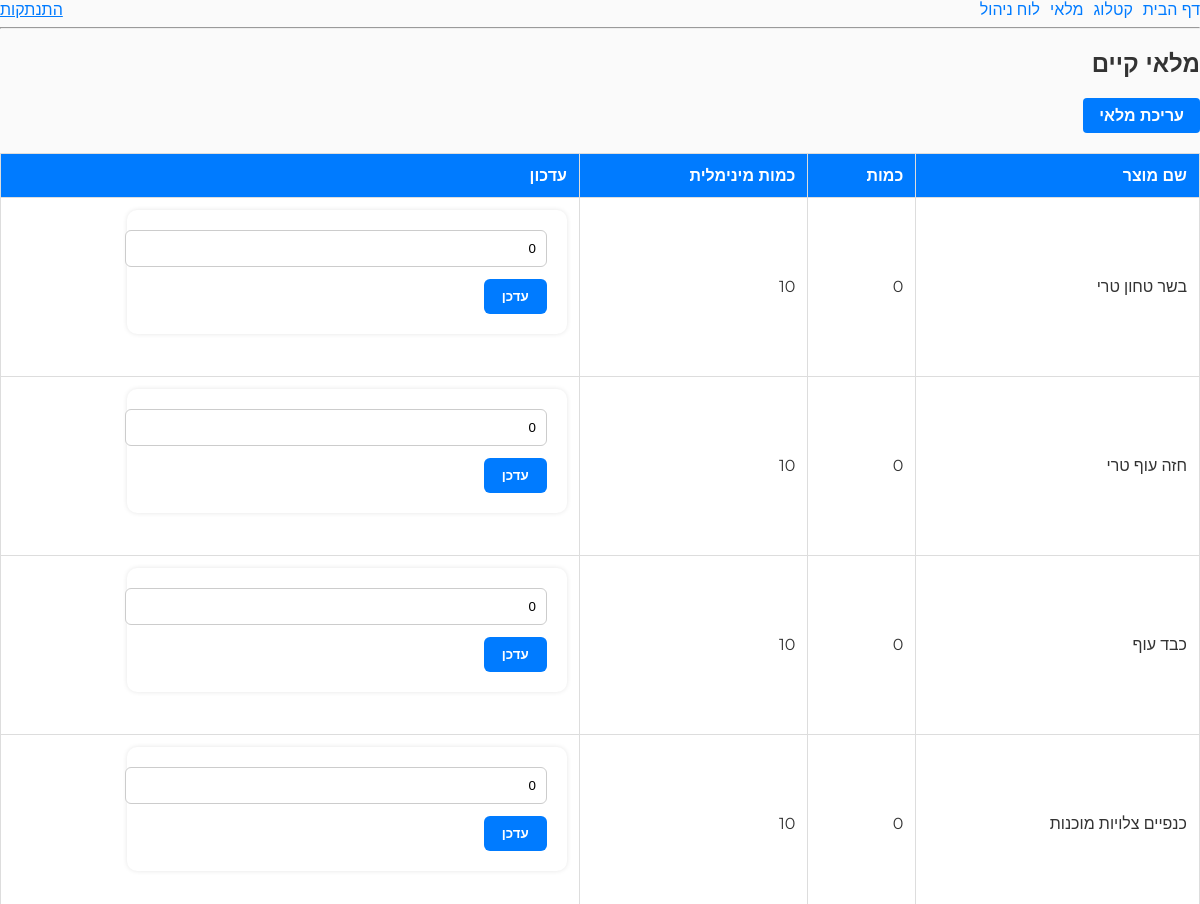
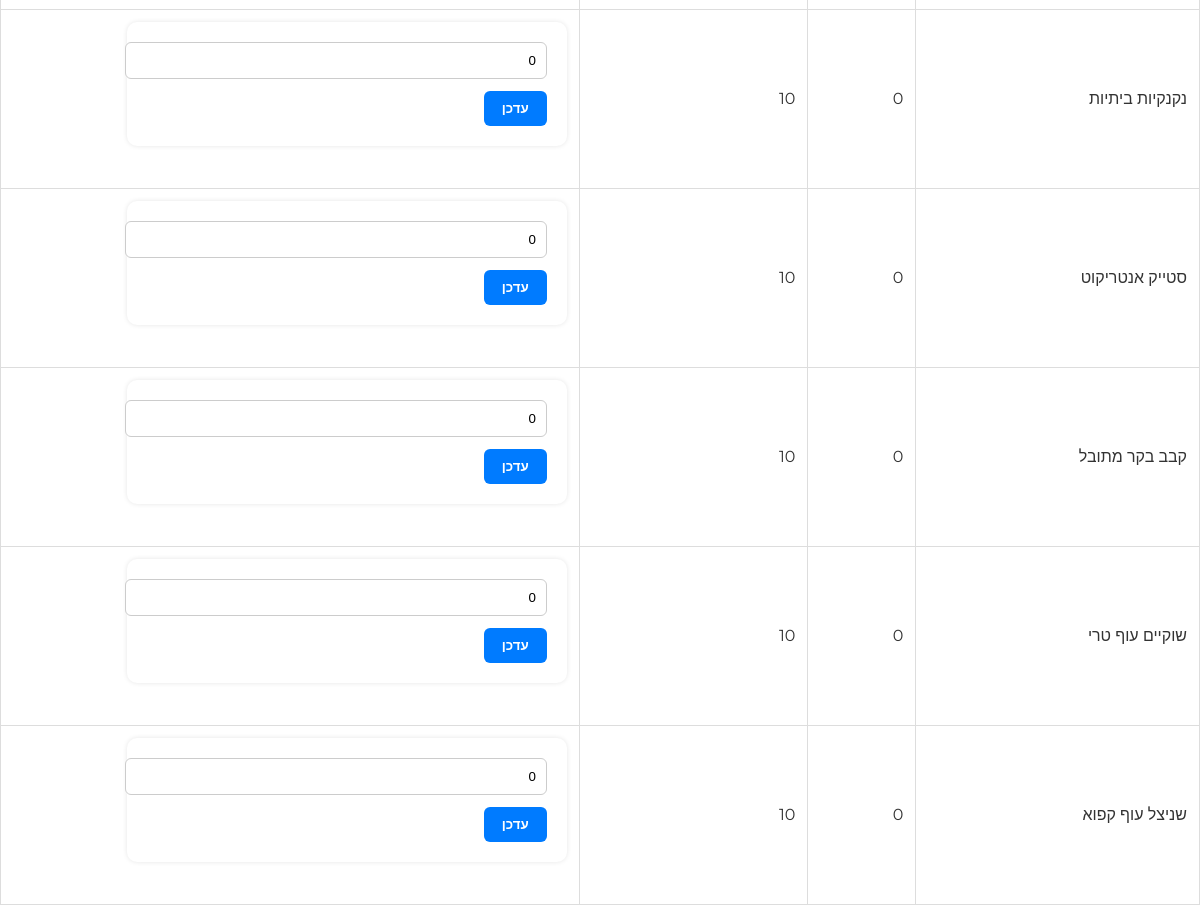
The page /inventory (signed in) on the database its author committed (2 pictures, top to bottom).
### tables this page shows
CREATE TABLE inventory (
            id INTEGER PRIMARY KEY AUTOINCREMENT,
            product_id INTEGER NOT NULL UNIQUE,
            quantity INTEGER NOT NULL DEFAULT 0,
            min_required INTEGER DEFAULT 10,
            updated_at TIMESTAMP DEFAULT CURRENT_TIMESTAMP,
            FOREIGN KEY (product_id) REFERENCES products(id)
        );

CREATE TABLE products (
            id INTEGER PRIMARY KEY AUTOINCREMENT,
            name TEXT NOT NULL UNIQUE,
            price REAL NOT NULL,
            category_id INTEGER,
            description TEXT,
            image_url TEXT,
            on_sale INTEGER DEFAULT 0,
            FOREIGN KEY (category_id) REFERENCES categories(id)
        );

### server/app.py (the view)
@app.route('/inventory')
def show_inventory():
    if 'user_id' not in session:
        return redirect(url_for('login'))
    if session.get('role') != 'admin':
        return "אין לך הרשאה לצפות בדף זה", 403
    db = get_db()
    inventory = db.execute('''
        SELECT inventory.id, products.name AS product_name, inventory.quantity, inventory.min_required
        FROM inventory
        JOIN products ON inventory.product_id = products.id
    ''').fetchall()
    return render_template('inventory.html', inventory=inventory)

### server/app.py (called while the page is built)
def get_db(): # פותח חיבור למסד נתונים
    db = getattr(g, '_database', None)
    if db is None:
        db = g._database = sqlite3.connect(DATABASE)
        db.row_factory = sqlite3.Row
    return db

@app.teardown_appcontext
def close_connection(_):
    db = getattr(g, '_database', None)
    if db is not None:
        db.close()

### server/templates/inventory.html (shortened to what this page needs)
{% extends "base.html" %}
{% block content %}
<div class="inventory-container">
    <h2>מלאי קיים</h2>
    {% if session.get('role') == 'admin' %}
        <a href="/inventory/edit" class="btn">עריכת מלאי</a>
    {% endif %}
    <table class="inventory-table">
        <thead>
            <tr>
                <th>שם מוצר</th>
                <th>כמות</th>
                <th>כמות מינימלית</th>
                <th>עדכון</th>
            </tr>
        </thead>
        <tbody>
            {% for item in inventory %}
            <tr>
                <td>{{ item.product_name }}</td>
                <td>{{ item.quantity }}</td>
                <td>{{ item.min_required }}</td>
                <td>
                    <form method="POST" action="/inventory/update/{{ item.id }}" class="update-form">
                        <input type="number" name="quantity" value="{{ item.quantity }}" required>
                        <button type="submit">עדכן</button>
                    </form>
                </td>
            </tr>
            {% endfor %}
        </tbody>
    </table>
</div>
{% endblock %}

### server/templates/base.html (shortened to what this page needs)
<!DOCTYPE html>
<html lang="he" dir="rtl">
<head>
    <link rel="stylesheet" href="{{ url_for('static', filename='style.css') }}">
    <link rel="stylesheet"
      href="{{ url_for('static', filename='style.css') }}">
</head>
<body>
<header>
    <nav style="display: flex; gap: 10px; align-items: center; flex-wrap: wrap;">
        {% if session.get('user_id') %}
            <a href="/">דף הבית</a>
            <a href="/katalog">קטלוג</a>
            <a href="/inventory">מלאי</a>
            <a href="/dashboard">לוח ניהול</a>
            <a href="/logout" style="margin-right: auto;">התנתקות</a>
        {% elif session.get('client_id') %}
            <a href="/">דף הבית</a>
            <a href="/katalog">קטלוג</a>
            <a href="/deals">מבצעים</a>
            <a href="/client/logout" style="margin-right: auto;">התנתקות</a>
        {% else %}
            <a href="/">דף הבית</a>
            <a href="/katalog">קטלוג</a>
            <a href="/client/login">התחברות לקוח</a>
            <a href="/client/register">הרשמה</a>
            <a href="/login" style="margin-right: auto;">התחברות צוות</a>
        {% endif %}
    </nav>
    <hr>
</header>
{% block content %}{% endblock %}
</body>
</html>

### server/static/style.css (style rules this page uses)
body { margin: 0; padding: 0; font-family: 'Montserrat', sans-serif; }
body { font-family: Arial, sans-serif; background-color: #010101; direction: rtl; text-align: right; margin: 0; }
h1, h2, h3 { color: #333; }
form { background-color: #ffffff; padding: 20px; border-radius: 10px; box-shadow: 0 0 5px rgba(0,0,0,0.1); max-width: 400px; margin-bottom: 30px; }
input[type="text"], input[type="email"], input[type="password"], input[type="number"], textarea, select { width: 100%; padding: 10px; margin-bottom: 12px; border: 1px solid #ccc; border-radius: 6px; }
button, .btn { background-color: #007bff; color: white; border: none; padding: 10px 18px; border-radius: 6px; cursor: pointer; font-weight: bold; text-decoration: none; display: inline-block; }
table { border-collapse: collapse; width: 100%; margin-top: 20px; background-color: #fff; }
th, td { border: 1px solid #ddd; padding: 12px; }
th { background-color: #007bff; color: white; }
a { color: #007bff; text-decoration: none; }
body { margin: 0; font-family: Arial, sans-serif; background: #fafafa; color: #333; }
.btn { display: inline-block; padding: 0.5rem 1rem; background-color: #007bff; color: #fff !important; border: none; border-radius: 4px; text-decoration: none; font-size: 1rem; cursor: pointer; transition: background-color .2s; }

### rows shown on the page
inventory: product_name "בשר טחון טרי", quantity "0", min_required "10"
inventory: product_name "חזה עוף טרי", quantity "0", min_required "10"
inventory: product_name "כבד עוף", quantity "0", min_required "10"
inventory: product_name "כנפיים צלויות מוכנות", quantity "0", min_required "10"
inventory: product_name "נקנקיות ביתיות", quantity "0", min_required "10"
inventory: product_name "סטייק אנטריקוט", quantity "0", min_required "10"
inventory: product_name "קבב בקר מתובל", quantity "0", min_required "10"
inventory: product_name "שוקיים עוף טרי", quantity "0", min_required "10"
inventory: product_name "שניצל עוף קפוא", quantity "0", min_required "10"
